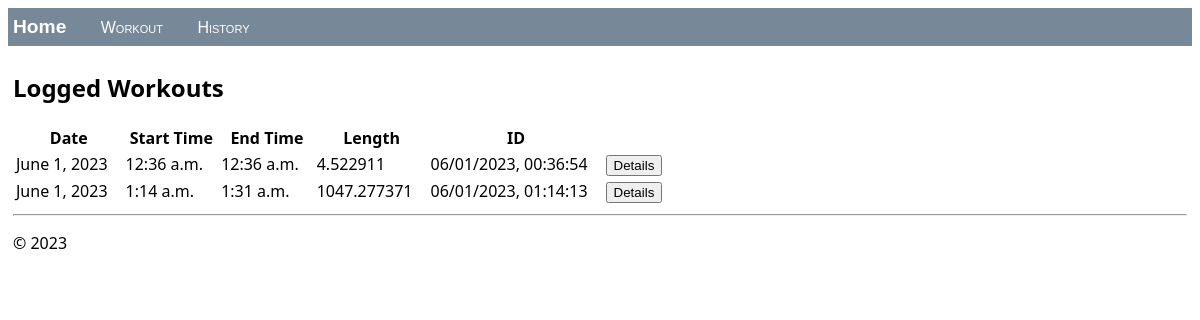
The app's page /, older data.
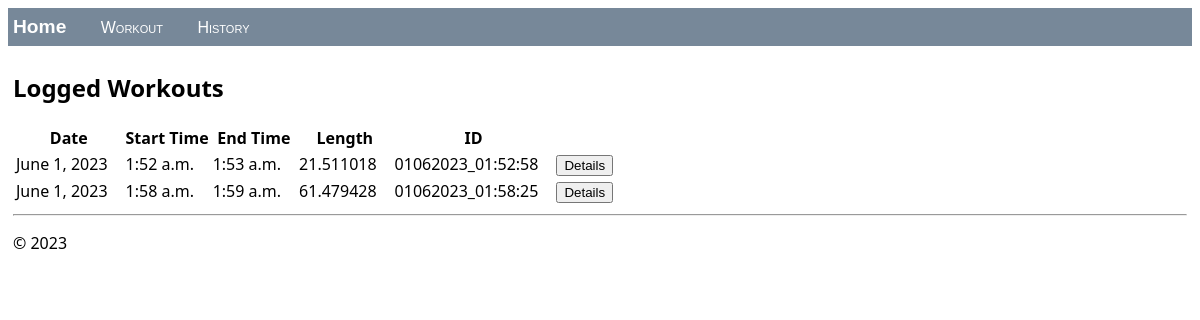
The same page, newer data.
### hello/models.py (models this page shows, shortened)
class Workout(models.Model):
    id = models.CharField(primary_key=True, max_length=100, default=datetime.datetime.now().strftime("%d%m%Y_%H:%M:%S"))
    date = models.DateField(default=datetime.datetime.now().date())
    time_start = models.DateTimeField(default=timezone.make_aware(datetime.datetime.now()))
    time_end = models.DateTimeField(default=timezone.make_aware(datetime.datetime.now()))
    length = models.FloatField(default=0)
    status = models.BooleanField(default=False)
    print(f'INSTANTIATED Workout at {datetime.datetime.now().strftime("%m/%d/%Y, %H:%M:%S")}')

### hello/views.py (the view)
# urls.py: path("", views.home, name="home"),
def home(request):
    workout_list_view = Workout.objects.filter(status=True).order_by("id")
    if request.method == "POST" and request.POST.get('details'):
        return redirect('specific_workout', request.POST.get('details'))
    else:
        print('rendering all workouts:',workout_list_view)
        return render(request,'hello/home.html',{'workout_list': workout_list_view})

### hello/templates/hello/home.html (shortened to what this page needs)
{% extends "hello/layout.html" %}
{% block content %}
    <h2>Logged Workouts</h2>
    {% if workout_list %}
        <table class="workout_list">
            <thead>
            <tr>
                <th>Date</th>
                <th>Start Time</th>
                <th>End Time</th>
                <th>Length</th>
                <th>ID</th>
                <th></th>
            </tr>
            </thead>
            <tbody>
            {% for workout in workout_list %}
                <tr>
                    <td>{{ workout.date | date }}</td>
                    <td>{{ workout.time_start | time }}</td>
                    <td>{{ workout.time_end | time }}</td>
                    <td>{{ workout.length }}</td>
                    <td>{{ workout.id }}</td>
                    <td>
                        <form method="POST" class="log-form" enctype= multipart/form-data>
                            <button type="submit" class="save btn btn-default" name="details" value="{{ workout.id }}">Details</button>
                        </form>
                    </td>
                </tr>
            {% endfor %}
            </tbody>
        </table>
    {% endif %}
{% endblock %}

### hello/templates/hello/layout.html (shortened to what this page needs)
<!DOCTYPE html>
<html>
<head>
    {% load static %}
    <link rel="stylesheet" type="text/css" href="{% static 'hello/site.css' %}"/>
</head>
<body>
<div class="navbar">
    <a href="{% url 'home' %}" class="navbar-brand">Home</a>
    <a href="{% url 'workout' %}" class="navbar-item">Workout</a>
    <a href="{% url 'history' %}" class="navbar-item">History</a>
</div>
<div class="body-content">
    {% block content %}
    {% endblock %}
    <hr/>
    <footer>
        <p>&copy; 2023</p>
    </footer>
</div>
</body>
</html>

### hello/static/hello/site.css (style rules this page uses)
.navbar { background-color: lightslategray; font-size: 1em; font-family: 'Trebuchet MS', 'Lucida Sans Unicode', 'Lucida Grande', 'Lucida Sans', Arial, sans-serif; color: white; padding: 8px 5px 8px 5px; }
.navbar a { text-decoration: none; color: inherit; }
.navbar-brand { font-size: 1.2em; font-weight: 600; }
.navbar-item { font-variant: small-caps; margin-left: 30px; }
.body-content { padding: 5px; font-family:'Segoe UI', Tahoma, Geneva, Verdana, sans-serif; }
.message_list th,td { text-align: left; padding-right: 15px; }

Row changes from the older to the newer data that the page shows:
removed Workout: date "June 1, 2023", time_start "12:36 a.m.", time_end "12:36 a.m.", length "4.522911", id "06/01/2023, 00:36:54"
removed Workout: date "June 1, 2023", time_start "1:14 a.m.", time_end "1:31 a.m.", length "1047.277371", id "06/01/2023, 01:14:13"
added Workout: date "June 1, 2023", time_start "1:52 a.m.", time_end "1:53 a.m.", length "21.511018", id "01062023_01:52:58"
added Workout: date "June 1, 2023", time_start "1:58 a.m.", time_end "1:59 a.m.", length "61.479428", id "01062023_01:58:25"
